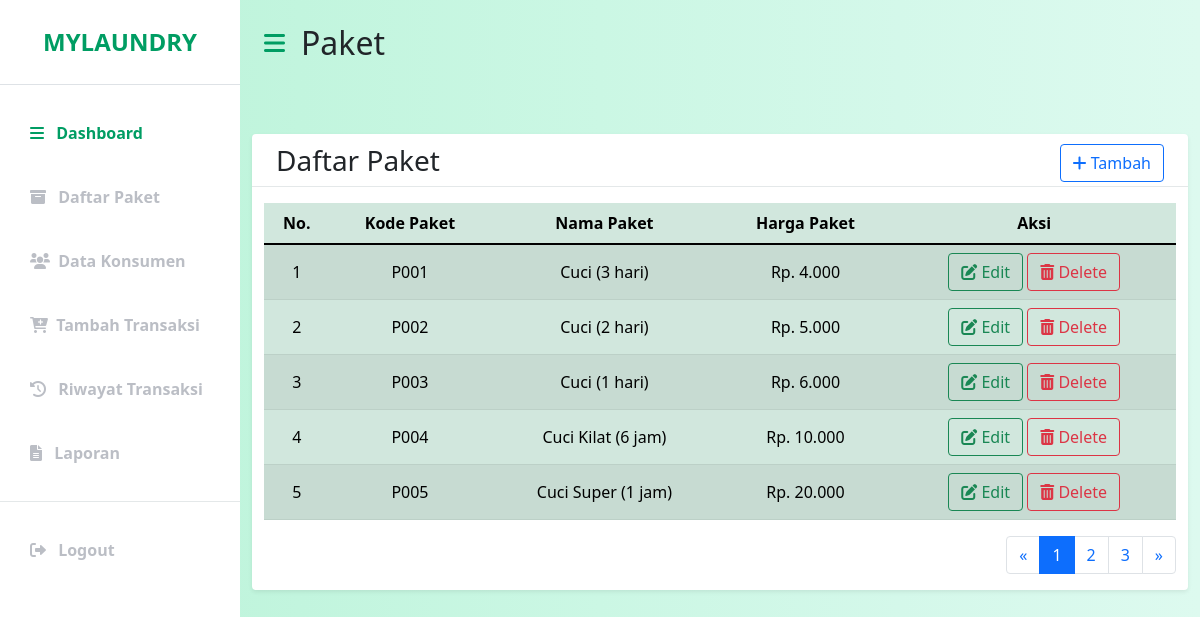
/index.php/paket, run on the app's committed database.
### tables this page shows
CREATE TABLE `paket` (
  `kode_paket` varchar(20) NOT NULL,
  `nama_paket` varchar(50) NOT NULL,
  `harga_paket` varchar(20) NOT NULL
);

### application/controllers/Paket.php (called while the page is built, shortened)
<?php
class Paket extends CI_Controller
{
    public function __construct()
    {
        $this->load->model('m_paket');
    }
    public function index()
    {
        $isi['content'] = 'backend/paket/v_paket';
        $isi['judul'] = 'Paket';
        $isi['data'] = $this->m_paket->getDataPaket();
        $this->load->view('backend/dashboard', $isi);
    }
}

### index.php (called while the page is built, shortened)
<?php
require_once BASEPATH.'core/CodeIgniter.php';

### application/models/m_paket.php (called while the page is built, shortened)
<?php
class M_paket extends CI_Model
{
    public function getDataPaket()
    {
        return $this->db->get('paket')->result();
    }
}

### application/views/backend/paket/v_paket.php (the view, shortened to what this page needs)
<div class="container-fluid px-4">
    <div class="table-head row my-5 bg-white shadow-sm d-flex justify-content-around align-items-center rounded">
        <div class="row">
            <div class="col-md-12">
                <h3 class="left">Daftar Paket</h3>
                <a href="<?= base_url() ?>paket/tambah" class="right btn btn-outline-primary"><i class="fas fa-plus"></i> Tambah</a>
            </div>
        </div>
        <hr>
        <div class="col-lg-12 table-body">
            <div class="table-responsive">
                <table class="table table-success table-striped">
                    <thead>
                        <tr>
                            <th>No.</th>
                            <th>Kode Paket</th>
                            <th>Nama Paket</th>
                            <th>Harga Paket</th>
                            <th>Aksi</th>
                        </tr>
                    </thead>
                    <tbody>
                        <?php
                        $no = 1;
                        foreach ($data as $row) { ?>
                            <tr>
                                <td><?= $no++; ?></td>
                                <td><?= $row->kode_paket ?></td>
                                <td><?= $row->nama_paket; ?></td>
                                <td><?= "Rp. " . number_format($row->harga_paket, 0, '.', '.'); ?></td>
                                <td>
                                    <a href="<?= base_url() ?>paket/edit/<?= $row->kode_paket; ?>" class="btn btn-outline-success"><i class="fas fa-edit"></i> Edit</a>
                                    <a href="<?= base_url() ?>paket/delete/<?= $row->kode_paket; ?>" class="btn btn-outline-danger" onclick="return confirm('Apakah anda yakin ???');"><i class="fas fa-trash-alt"></i> Delete</a>
                                </td>
                            <?php } ?>
                    </tbody>
                </table>
                <nav aria-label="pagination" class="pagination">
                    <ul class="pagination">
                        <li class="page-item">
                            <a class="page-link" href="#" aria-label="Previous">
                                <span aria-hidden="true">&laquo;</span>
                            </a>
                        </li>
                        <li class="page-item active" aria-current="page"><a class="page-link" href="#">1</a></li>
                        <li class="page-item"><a class="page-link" href="#">2</a></li>
                        <li class="page-item"><a class="page-link" href="#">3</a></li>
                        <li class="page-item">
                            <a class="page-link" href="#" aria-label="Next">
                                <span aria-hidden="true">&raquo;</span>
                            </a>
                        </li>
                    </ul>
                </nav>
            </div>
        </div>
    </div>

### assets/css/style.css (style rules this page uses)
:root { --main-bg-color: #009d63; --main-text-color: #009d63; --second-text-color: #bbbec5; --second-bg-color: #c1efde; }
hr { background-color: #95a5a6; }
a { list-style: none; }
.table-head .row { margin-top: 10px; }
.table-head .left { float: left; }
.table-head .right { float: right; }
.table > tbody > tr > * { vertical-align: middle; }
.col-lg-12 { text-align: center; }
.table-responsive .pagination { float: right; }

### data on the page
paket: kode_paket "P001", nama_paket "Cuci (3 hari)", harga_paket "4.000"
paket: kode_paket "P002", nama_paket "Cuci (2 hari)", harga_paket "5.000"
paket: kode_paket "P003", nama_paket "Cuci (1 hari)", harga_paket "6.000"
paket: kode_paket "P004", nama_paket "Cuci Kilat (6 jam)", harga_paket "10.000"
paket: kode_paket "P005", nama_paket "Cuci Super (1 jam)", harga_paket "20.000"

### other printed values
$judul "Paket"
